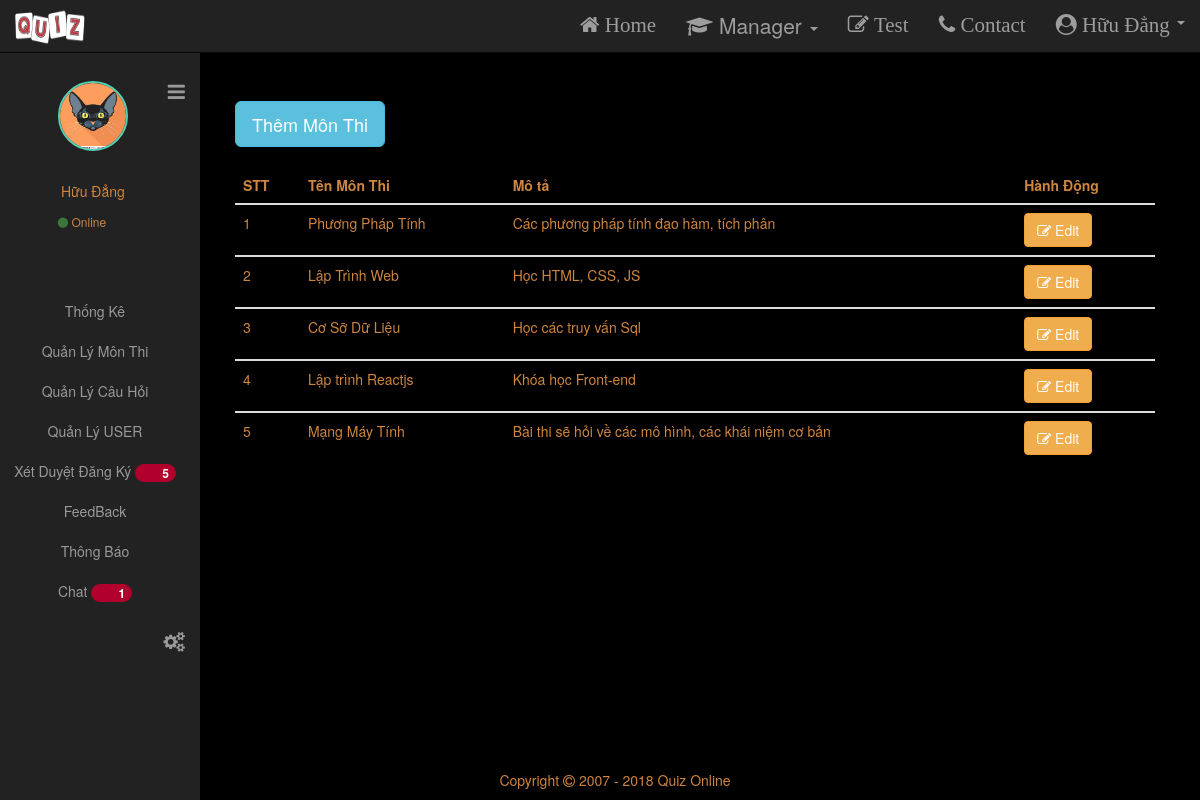
Screenshot of /subjectAdmin.php (signed in) with the database file from the repository.
### tables this page shows
CREATE TABLE `member` (
  `id_member` int(11) NOT NULL,
  `username` varchar(65) NOT NULL,
  `password` varchar(65) NOT NULL,
  `role` varchar(50) NOT NULL,
  `name` varchar(100) NOT NULL,
  `email` varchar(100) NOT NULL
);

CREATE TABLE `profile` (
  `id_profile` int(11) NOT NULL,
  `image` varchar(100) NOT NULL,
  `description` varchar(250) NOT NULL,
  `id_member` int(11) NOT NULL
);

CREATE TABLE `subject` (
  `id_subject` int(11) NOT NULL,
  `subject_name` varchar(100) NOT NULL,
  `description` varchar(250) NOT NULL
);

### Config/db.php (called while the page is built, shortened)
<?php
$tb_name="member";
$subject ="subject";
$profile = "profile";
?>

### subjectAdmin.php (the view, shortened to what this page needs)
<?php
require_once('Config/db.php');?>
<?php
if (isset($_SESSION['username']) == false) {
    header('Location: login.php');
}else {
    $username=$_SESSION['username'];
    $sql = mysqli_query($conn,"select *from $tb_name WHERE  username = '$username'");
    $row = mysqli_fetch_array($sql);
    if ($row['role'] == 'USER' || $row['role'] == 'EMPLOYEE') {
        $_SESSION['role'] = $row['role'];
       ?>
        <script>
            window.alert("You do not have role to access this page");
            window.location="home.php"
        </script>
        <?php
    } else {
        ?>
        <!DOCTYPE html>
        <html lang="en">
        <head>
            <link  type="text/css" href="style.css" rel="stylesheet">
			<link rel="stylesheet" href="http://maxcdn.bootstrapcdn.com/font-awesome/4.4.0/css/font-awesome.min.css">
			<link rel="stylesheet" href="https://maxcdn.bootstrapcdn.com/bootstrap/3.3.7/css/bootstrap.min.css">
        </head>
        <body>
     <?php require_once('NavBar.php');?>
<div class="row content col-sm-12">
<?php require_once('sideNavDemo.php'); ?>
    <div class ="col-sm-12">
        <br/><br/><br/>
    <button type="button" class="btn btn-info btn-lg" data-toggle="modal" data-target="#myModal">Thêm Môn Thi</button>
    <div>
    <br/>
<div class="table-responsive">
  <table class="table text">
    <thead>
      <tr>
        <th>STT</th>
        <th>Tên Môn Thi</th>
        <th>Mô tả</th>
        <th>Hành Động</th>
      </tr>
    </thead>
    <?php
		$count = 0;
		$sql2=mysqli_query($conn,"SELECT * FROM $subject ");
		while ($result = mysqli_fetch_array($sql2)) {
            $count += 1;
    ?>
    <tbody>
      <tr>
        <td><?= $count ?></td>
        <td><?= $result['subject_name'] ?></td>
        <td><?= $result['description'] ?></td>
        <td><a href="update_subject.php?id_subject=<?= $result['id_subject']?>" class="btn btn-warning"><i class="fa fa-pencil-square-o" aria-hidden="true"></i> Edit</a></td>
      </tr>
    </tbody>
    <?php
        }
	?>
  </table>
  </div>
</div>
    </div>
    </div>
                <?php
    }
?> -->
    <?php
        }
    ?>
    <br/><br/><br/>
    <footer style="position:fixed;bottom:0px;width:100%;text-align:center" id="whatever" class="container-fluid text-center text">
		<p>Copyright <i class="fa fa-copyright"></i> 2007 - 2018 Quiz Online</p>
	</footer>
</body>
</html>

### NavBar.php (shortened to what this page needs)
<?php
require_once('Config/db.php');
?>
<!DOCTYPE html>
<html>
<head>
		<link  type="text/css" href="./style.css" rel="stylesheet">
    <link rel="stylesheet" href="http://maxcdn.bootstrapcdn.com/font-awesome/4.7.0/css/font-awesome.min.css">
	<link rel="stylesheet" href="https://maxcdn.bootstrapcdn.com/bootstrap/3.3.7/css/bootstrap.min.css">
</head>
<body>
<nav class="navbar navbar-inverse navbar-fixed-top" style="width:100%" >
	  <div class="container-fluid">
		<div class="navbar-header">
		  <span class="navbar-brand">
				<img src="./images/quiz3.png" style ="width:70px;height:51px;margin-top:-13px "/>
		  </span>
		</div>
		<div class = "collapse navbar-collapse" id="myNavbar">
		<ul class="nav navbar-nav navbar-right " >
		  <li><a class="fa fa-home" href="index.php"> Home</a></li>
		  <li class="dropdown">
			<a class="dropdown-toggle" data-toggle="dropdown" href="#">
			<span ><i class="fa fa-graduation-cap "></i></span>
			Manager
			<span class="caret"></span></a>
		  </li>
		  <li><a class="fa fa-pencil-square-o" href="library.php"> Test</a></li>
		  <li><a class="fa fa-phone" href="Contact.php"> Contact</a></li>
		<?php
			if($_SESSION['username']){
				$id_member = $_SESSION['id_member'];
				$role =mysqli_query($conn,"select role,name from member where id_member = '$id_member' ");
				$row = $role->fetch_assoc();
				if($row['role'] == 'ADMIN') {
			?>
			<li class="dropdown">
					<a class="dropdown-toggle fa fa-user-circle" data-toggle="dropdown" href="#">	<?php echo $row['name'] ?>
					<span class="caret"></span></a>
		  </li>
				<?php
			}
		}
		?>
		</ul>
	  </div>
		</div>
	</nav>
</body>
</html>

### sideNavDemo.php (shortened to what this page needs)
<!DOCTYPE html>
<html>
<head>
			<link rel="stylesheet" href="http://maxcdn.bootstrapcdn.com/font-awesome/4.4.0/css/font-awesome.min.css">
			<link rel="stylesheet" href="https://maxcdn.bootstrapcdn.com/bootstrap/3.3.7/css/bootstrap.min.css">
</head>
<body>
<?php require_once('NavBar.php');?>
<div class="container">
	<div class="row">
		 <div id="wrapper">
        <div id="sidebar-wrapper">
    <ul class="sidebar-nav" style="margin-left:0;">
            <li class="sidebar-brand">
                <a href="#menu-toggle"  id="menu-toggle" style="margin-top:20px;float:right;" >
                <i class="fa fa-bars " style="font-size:20px !Important;" aria-hidden="true" aria-hidden="true"></i>
            </li>
    <ul class="profile-header-container ">
    	<span class="profile-header-img">
            <?php
                if(isset($_SESSION['id_member'])){
                $id_member =  $_SESSION['id_member'];
                    $sql = mysqli_query($conn,"select *from $profile WHERE  id_member = '$id_member'");
                    while ($result = mysqli_fetch_array($sql)) {
                        ?>
                             <img class="img-circle" src="images/<?= $result['image'] ?>" />
                        <?php
                    }
                }
            ?>
        </span>
        <span class="profile-header-text">
             <?php
              if(isset($_SESSION['id_member'])){
                $id_member =  $_SESSION['id_member'];
                    $sql1 = mysqli_query($conn,"select *from member WHERE  id_member = '$id_member'");
                    while ($result1 = mysqli_fetch_array($sql1)) {
                        ?>
                            <p> <?= $result1['name'] ?></p>
                        <?php
                    }
                }
            ?>
          <span style="font-size:12px"><i style="font-size:12px" class="fa fa-circle text-success"></i> Online</span>
        </span>
    </ul>
    <?php
             $sql2 = mysqli_query($conn,"select count(*) as tmp from exam_registration");
             $count = mysqli_fetch_array($sql2);
             $sql3 = mysqli_query($conn,"select  count(status) as tmp from chat where status = 1");
             $count_chat = mysqli_fetch_array($sql3);
    ?>
    <br/><br/><br/>
        <li><a class="menu" href="admin.php">Thống Kê</a></li>
        <li><a class="menu" href="subjectAdmin.php">Quản Lý Môn Thi</a></li>
        <li><a class="menu" href="addQues.php">Quản Lý Câu Hỏi</a></li>
        <li><a class="menu" href="list_member.php">Quản Lý USER</a></li>
        <li><a class="menu" href="Approved.php">Xét Duyệt Đăng Ký <span style = "background-color:#b1002c;" class="badge"><?=$count['tmp'] ?></span></a></li>
        <li><a class="menu" href="feedback.php">FeedBack</a></li>
        <li><a class="menu" href="news.php">Thông Báo</a></li>
        <li><a class="menu" href="ChatAdmin.php">Chat <span style = "background-color:#b1002c;" class=" <?php
        if($count_chat['tmp'] == 0){
            echo 'aaaaa';
        }else {
            echo 'badge';
        }
        ?>
         ">
        <?php if($count_chat['tmp'] == 0){
            echo null;
        }else{
            echo $count_chat['tmp'] ;
        }
        ?>
        </span></a></li>
        <li class="sidebar-brand">
            <a href="#" data-toggle="modal" data-target="#myTheme" style="margin-bottom:10px;float:right;" >
            <i class="fa fa-cogs " style="font-size:20px !Important;" aria-hidden="true" aria-hidden="true"></i>
        </li>
    </ul>
</div>
</body>
</html>

### style.css (style rules this page uses)
nav { font-size:21px; text-align:center; width:100%; }
.container img { margin-top: -45px; margin-bottom: 30px; height: 100px; }
.changeTheme { background-color: rgba(0, 0, 0, 1); }
.changeTheme .text { color: peru; }

### sideNavDemo.php (style rules this page uses)
body { overflow-x: hidden; }
#wrapper { padding-left: 0; -webkit-transition: all 0.6s ease; -moz-transition: all 0.6s ease; -o-transition: all 0.6s ease; transition: all 0.7s ease; }
#sidebar-wrapper { z-index: 1000; position: fixed; left: 250px; width: 0; height: 100%; margin-left: -250px; overflow-y: auto; background-color: #222222 !Important; -webkit-transition: all 0.5s ease; -moz-transition: all 0.5s ease; -o-transition: all 0.5s ease; transition: all 0.5s ease; }
.sidebar-nav { position: absolute; top: 0; right:15px; width: 200px; margin: 0; padding: 0; list-style: none; }
.sidebar-nav li { text-indent: 20px; line-height: 40px; }
.sidebar-nav li a { display: block; text-decoration: none; color: #999999; }
.sidebar-nav > .sidebar-brand { height: 65px; font-size: 18px; line-height: 60px; }
.sidebar-nav > .sidebar-brand a { color: #999999; }
@media (min-width:768px) { #wrapper { padding-left: 220px; } }
@media (min-width:768px) { #sidebar-wrapper { width: 200px; } }
.profile-header-img > img.img-circle { width: 70px; height: 70px; border: 2px solid #51D2B7; }
.profile-header-text { color:peru; text-align:center; text-decoration: none; }
.menu { text-align:center; }

### rows the page displays
member: name "Hữu Đẳng"
profile: image (picture)
subject: subject_name "Phương Pháp Tính", description "Các phương pháp tính đạo hàm, tích phân"
subject: subject_name "Lập Trình Web", description "Học HTML, CSS, JS"
subject: subject_name "Cơ Sỡ Dữ Liệu", description "Học các truy vấn Sql"
subject: subject_name "Lập trình Reactjs", description "Khóa học Front-end"
subject: subject_name "Mạng Máy Tính", description "Bài thi sẽ hỏi về các mô hình, các khái niệm cơ bản"

### other values shown
$count['tmp'] "5"
$count_chat['tmp'] "1"
